Frame 1 (no input): blank canvas, image omitted
Frame 60 (the mouse pressed at the canvas centre just before this capture): blank canvas, image omitted
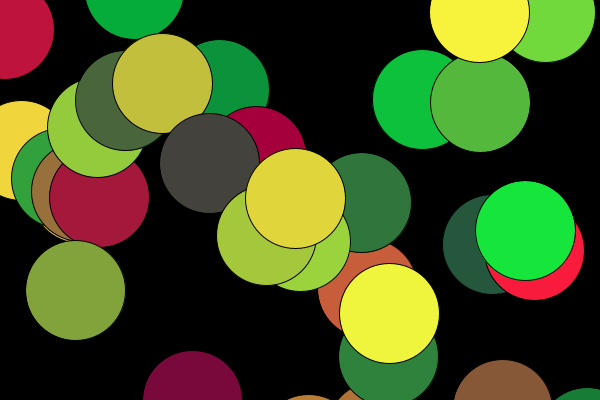
Frame 120 (the mouse held since frame 60 and released just before this capture)

The Processing sketch whose frames 1 and 60 were blank and that drew this single picture after the mouse press (run headless with seeded random() and noise(); from frame 60 on, the mouse is pressed at the canvas centre):

// Processing sketch: processing_123543
// ── processing_123543.pde

ArrayList<Ball> balls= new ArrayList<Ball>();
void setup() {
  size (600, 400);
  //  for (int i = 0; i <30; i++) {
  //    balls.add(new Ball());
}
void draw() {
  background(0);
  for (int i = 0; i <balls.size(); i++) {
    Ball b = balls.get(i);
    b.move();
    b.display();
    if (b.alpha <=0) {
      balls.remove(i);
      i =i-1;
    }
  }
    if (mousePressed) {
      balls. add(new Ball());
    }
  }

class Ball {
  float x, y;
  float mx, my;
  color alpha;
  Ball() {
    x= mouseX;
    y= mouseY;
    mx= random(-20, 20);
    my= random(-20, 20);
    alpha = 60;
  }

  void display () {
    fill(random(255),random(255), alpha);
    ellipse (x, y, 100, 100);
  }
  void move() {
    x+=mx;
    y+=my;
    if (x<0||x>width) {
      mx*=-.95;
      alpha--;
    }
    if (y<0||y>height) {
      mx*=.95;
         alpha--;
    }
  }
}
